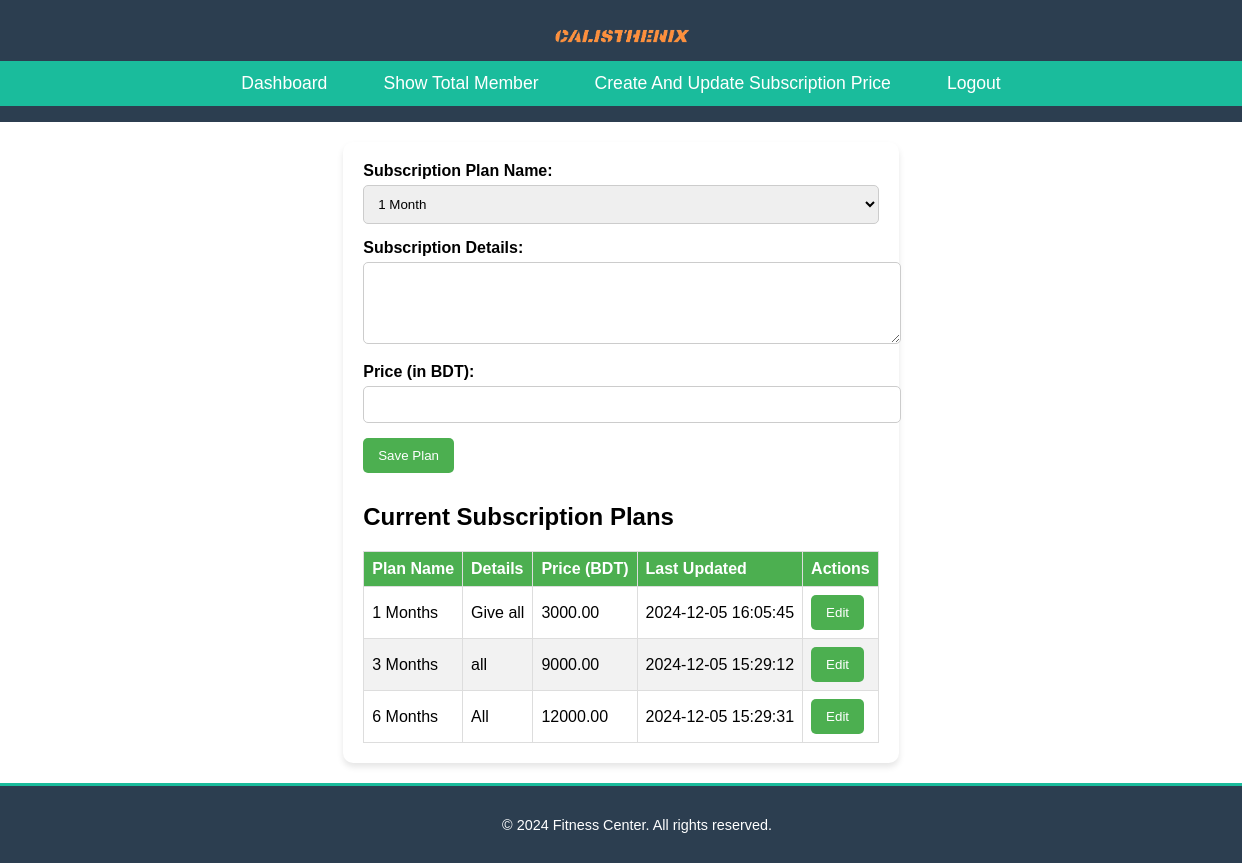
Screenshot of /AuthorityGiveSubscription.php (signed in) with the database file from the repository.
### tables this page shows
CREATE TABLE `subscriptions` (
  `id` int(11) NOT NULL,
  `plan_name` varchar(255) NOT NULL,
  `details` varchar(255) NOT NULL,
  `price` decimal(10,2) NOT NULL,
  `currency` varchar(10) NOT NULL DEFAULT 'BDT',
  `updated_at` timestamp NOT NULL DEFAULT current_timestamp() ON UPDATE current_timestamp()
);

### AuthorityGiveSubscription.php (the view, shortened to what this page needs)
<?php
$servername = "localhost";
$username = "root";
$password_db = "";
$dbname = "CalistheniX_db";
$conn = new mysqli($servername, $username, $password_db, $dbname);
$subscriptions = $conn->query("SELECT * FROM subscriptions");
?>
<!DOCTYPE html>
<html lang="en">
<head>
    <link rel="stylesheet" href="css/authoritydashboard.css">
</head>
<body>
    <header>
        <div class="logo">
            <img src="images/CalistheniX.png" alt="Fitness Center Logo" class="logo-img">
        </div>
        <nav>
            <ul>
                <li><a href="authority_dashboard.php">Dashboard</a></li>
                <li><a href="showTotalMembers.php">Show Total Member</a></li>
                <li><a href="AuthorityGiveSubscription.php">Create And Update Subscription Price</a></li>
                <li><a href="authority_login.php">Logout</a></li>
            </ul>
        </nav>
    </header>
<main>
    <form method="POST" action="">
        <label for="plan_name">Subscription Plan Name:</label>
        <select id="plan_name" name="plan_name" required>
            <option value="1 Month">1 Month</option>
        </select>
        <label for="details">Subscription Details:</label>
        <textarea id="details" name="details" rows="4" required></textarea>
        <label for="price">Price (in BDT):</label>
        <input type="number" id="price" name="price" step="0.01" required>
        <button type="submit">Save Plan</button>
    </form>
    <h2>Current Subscription Plans</h2>
    <table>
        <thead>
            <tr>
                <th>Plan Name</th>
                <th>Details</th>
                <th>Price (BDT)</th>
                <th>Last Updated</th>
                <th>Actions</th>
            </tr>
        </thead>
        <tbody>
            <?php while ($row = $subscriptions->fetch_assoc()) { ?>
                <tr>
                    <td><?php echo htmlspecialchars($row['plan_name']); ?></td>
                    <td><?php echo htmlspecialchars($row['details']); ?></td>
                    <td><?php echo htmlspecialchars($row['price']); ?></td>
                    <td><?php echo htmlspecialchars($row['updated_at']); ?></td>
                    <td>
                        <form action="edit_subscription_authority.php" method="GET" style="display:inline;">
                            <button type="submit" class="edit-btn">Edit</button>
                        </form>
                    </td>
                </tr>
            <?php } ?>
        </tbody>
    </table>
</main>
<footer>
    <p>&copy; <?php echo date("Y"); ?> Fitness Center. All rights reserved.</p>
</footer>
</body>
</html>

### css/authoritydashboard.css (style rules this page uses)
body { margin: 0; padding: 0; font-family: Arial, sans-serif; display: flex; flex-direction: column; min-height: 100vh; }
header { background-color: #2c3e50; color: white; padding: 1rem 0; }
header .logo { text-align: center; }
header .logo img { max-width: 150px; }
nav { background-color: #1abc9c; }
nav ul { list-style: none; padding: 0; margin: 0; display: flex; justify-content: center; }
nav ul li { margin: 0 1rem; }
nav ul li a { text-decoration: none; color: white; font-size: 1.1rem; padding: 0.75rem; display: block; }
main { flex: 1; padding: 2rem; background-color: #f4f4f4; }
footer { text-align: center; padding: 1rem; background-color: #2c3e50; color: #fff; font-size: 0.9rem; border-top: 3px solid #1abc9c; position: relative; width: 100%; }

### AuthorityGiveSubscription.php (style rules this page uses)
main { max-width: 800px; margin: 20px auto; padding: 20px; background-color: #ffffff; border-radius: 10px; box-shadow: 0 4px 6px rgba(0, 0, 0, 0.1); }
form { margin-bottom: 30px; }
label { display: block; margin-bottom: 5px; font-weight: bold; }
input, textarea, select { width: 100%; padding: 10px; margin-bottom: 15px; border: 1px solid #ccc; border-radius: 5px; }
button { padding: 10px 15px; background-color: #4CAF50; color: white; border: none; border-radius: 5px; cursor: pointer; }
table { width: 100%; border-collapse: collapse; margin-top: 20px; }
th, td { border: 1px solid #ddd; padding: 8px; text-align: left; }
th { background-color: #4CAF50; color: white; }
tr:nth-child(even) { background-color: #f2f2f2; }

### rows the page displays
subscriptions: plan_name "1 Months", details "Give all", price "3000.00", updated_at "2024-12-05 16:05:45"
subscriptions: plan_name "3 Months", details "all", price "9000.00", updated_at "2024-12-05 15:29:12"
subscriptions: plan_name "6 Months", details "All", price "12000.00", updated_at "2024-12-05 15:29:31"
